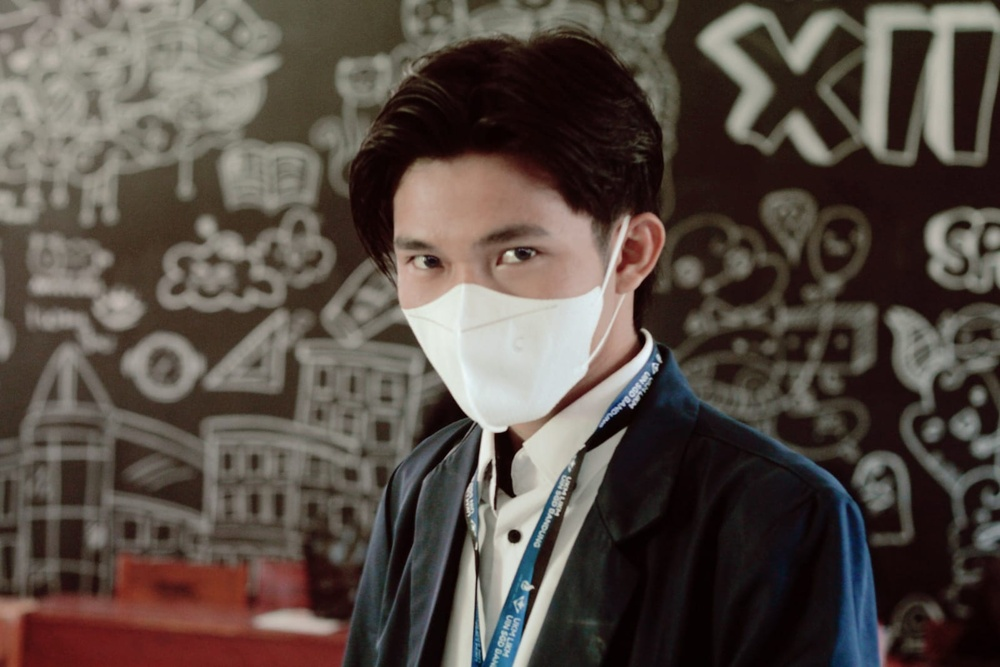
#> input picture ilham.jpg, 1000 x 667 px, shrunk from 1599 x 1066 before the run
$ jupyter execute 'Filter Median.ipynb'   (shell and % lines are left out)
#> lines starting #> are read from the running program, lines starting #| are printed output that depends on the picture
[cell 1]
import matplotlib.pyplot as plt #grafik

from skimage import data  #menggunakan modul data yang disediakan oleh pustaka skimage
from skimage.io import imread#untuk membaca gambar dari file ke dalam bentuk array NumPy
from skimage.color import rgb2gray #untuk mengimpor fungsi rgb2gray dari modul color dalam pustaka skimage (scikit-image)
import numpy as np#data dalam bentuk array

import cv2#mengimpor gambar

[cell 2]
citra1 = imread(fname="ilham.jpg")#membaca gambar
#> citra1 is the input picture: shape (667, 1000, 3); mean R, G, B 87.1, 76.7, 69.8
citra1 = cv2.cvtColor(citra1,cv2.COLOR_RGB2GRAY)#untuk mengubah citra citra1 dari skala warna RGB menjadi skala abu-abu (grayscale)
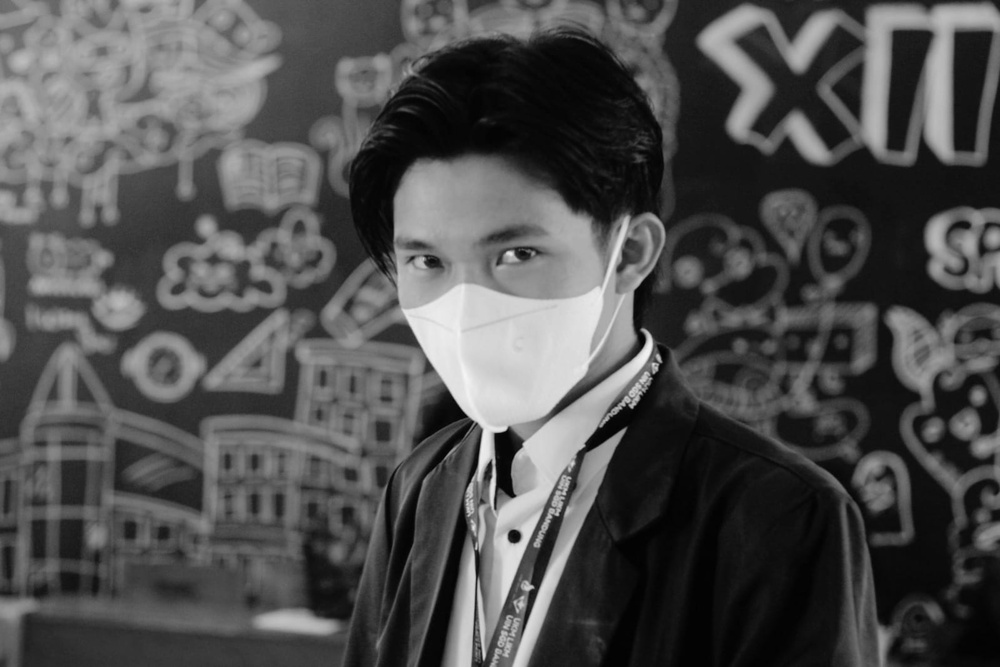
#> citra1: shape (667, 1000); min 1, max 245, mean 79.1
citra2 = imread(fname="maulana.jpg")#membaca gambar
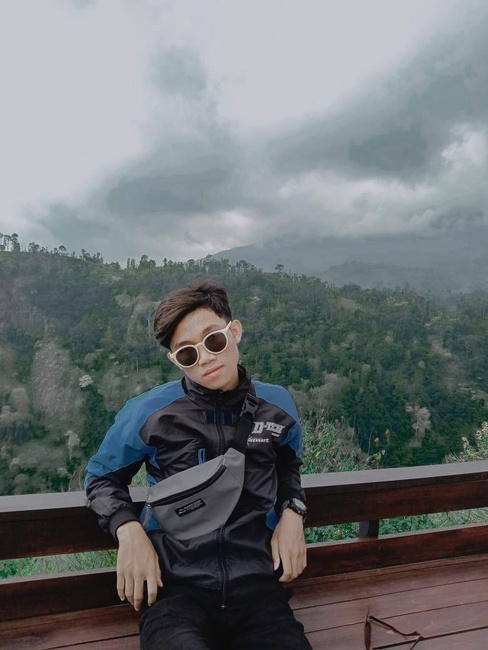
#> input picture maulana.jpg, 488 x 650 px, shrunk from 780 x 1040 before the run
#> citra2 is the input picture: shape (650, 488, 3); mean R, G, B 108.4, 113.3, 114.6
citra2 = cv2.cvtColor(citra2,cv2.COLOR_RGB2GRAY)#untuk mengubah citra citra1 dari skala warna RGB menjadi skala abu-abu (grayscale)
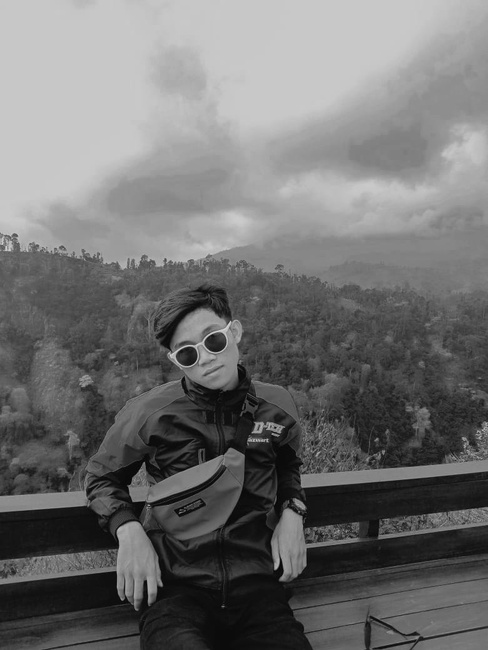
#> citra2: shape (650, 488); min 0, max 213, mean 112


#untuk mencetak (menampilkan) informasi tentang dimensi (jumlah baris dan kolom) citra
print('Shape citra 1 : ', citra1.shape)
#| Shape citra 1 :  (667, 1000)
print('Shape citra 1 : ', citra2.shape)
#| Shape citra 1 :  (650, 488)

fig, axes = plt.subplots(1, 2, figsize=(10, 10))#untuk membuat objek gambar (figure) dan objek sumbu (axes) dalam bentuk grid dengan 1 baris dan 2 kolom, dengan ukuran (dimensi) gambar sebesar 10x10 inci.
ax = axes.ravel()#untuk meratakan (flatten) objek array

ax[0].imshow(citra1, cmap = 'gray')#Citra ditampilkan dalam skala abu-abu (grayscale)
ax[0].set_title("Citra 1")# judul
ax[1].imshow(citra2, cmap = 'gray')#Citra ditampilkan dalam skala abu-abu (grayscale)
ax[1].set_title("Citra 2")# judul
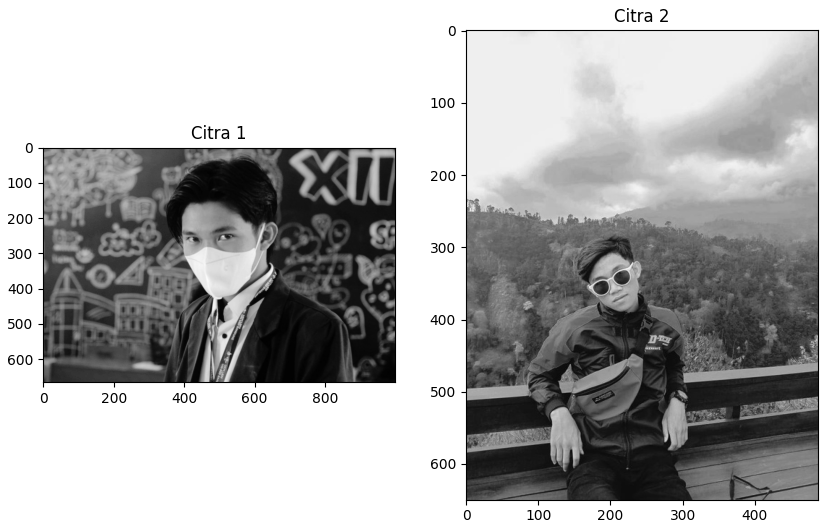
#> figure drawn by matplotlib, 2 panels

[cell 3]
#untuk membuat salinan citra
copyCitra1 = citra1.copy()
copyCitra2 = citra2.copy()

m1,n1 = copyCitra1.shape#untuk mengambil dimensi (jumlah baris dan kolom) dari citra dan menyimpannya dalam variabel m1 dan n1
#> m1 = 667; n1 = 1000
output1 = np.empty([m1, n1])#untuk membuat array kosong dengan dimensi [m1, n1] menggunakan fungsi empty() dari modul NumPy

m2,n2 = copyCitra2.shape#untuk mengambil dimensi (jumlah baris dan kolom) dari citra
#> m2 = 650; n2 = 488
output2 = np.empty([m2, n2])#untuk membuat array kosong dengan dimensi [m1, n1] menggunakan fungsi empty() dari modul NumPy
print('Shape copy citra 1 : ', copyCitra1.shape)#untuk mencetak (menampilkan) informasi tentang dimensi (jumlah baris dan kolom) dari citra salinan
#| Shape copy citra 1 :  (667, 1000)
print('Shape output citra 1 : ', output1.shape)
#| Shape output citra 1 :  (667, 1000)

# untuk mencetak (menampilkan) nilai dari variabel
print('m1 : ',m1)
#| m1 :  667
print('n1 : ',n1)
#| n1 :  1000
print()

print('Shape copy citra 2 : ', copyCitra2.shape)#untuk mencetak (menampilkan) informasi tentang dimensi (jumlah baris dan kolom) dari citra salinan
#| Shape copy citra 2 :  (650, 488)
print('Shape output citra 3 : ', output2.shape)
#| Shape output citra 3 :  (650, 488)
# untuk mencetak (menampilkan) nilai dari variabel
print('m2 : ',m2)
#| m2 :  650
print('n2 : ',n2)
#| n2 :  488
print()

[cell 4]
for baris in range(0, m1-1): # untuk melakukan iterasi (perulangan) pada range nilai dari 0 hingga m1-1, di mana m1 adalah jumlah baris citra
    for kolom in range(0, n1-1):# untuk melakukan iterasi (perulangan) pada range nilai dari 0 hingga m1-1, di mana m1 adalah jumlah kolom citra
        a1 = baris
        b1 = kolom
        #untuk membuat sebuah array NumPy dengan elemen-elemen yang terdiri dari piksel-piksel pada posisi tertentu dalam citra
        dataA = [copyCitra1[a1-1, b1-1], copyCitra1[a1-1, b1], copyCitra1[a1-1, b1+1], \
              copyCitra1[a1, b1-1], copyCitra1[a1, b1], copyCitra1[a1, b1+1], \
              copyCitra1[a1+1, b1-1], copyCitra1[a1+1, b1], copyCitra1[a1+1, b1+1]]


        for i in range(1, 8): #digunakan untuk melakukan iterasi (perulangan) pada range nilai dari 1 hingga 7.
            for j in range(i, 9):
                if dataA[i] > dataA[j]:
                    tmpA = dataA[i];
                    dataA[i] = dataA[j]; #untuk mengganti nilai elemen
                    dataA[j]= tmpA;

        output1[a1, b1] = dataA[5]
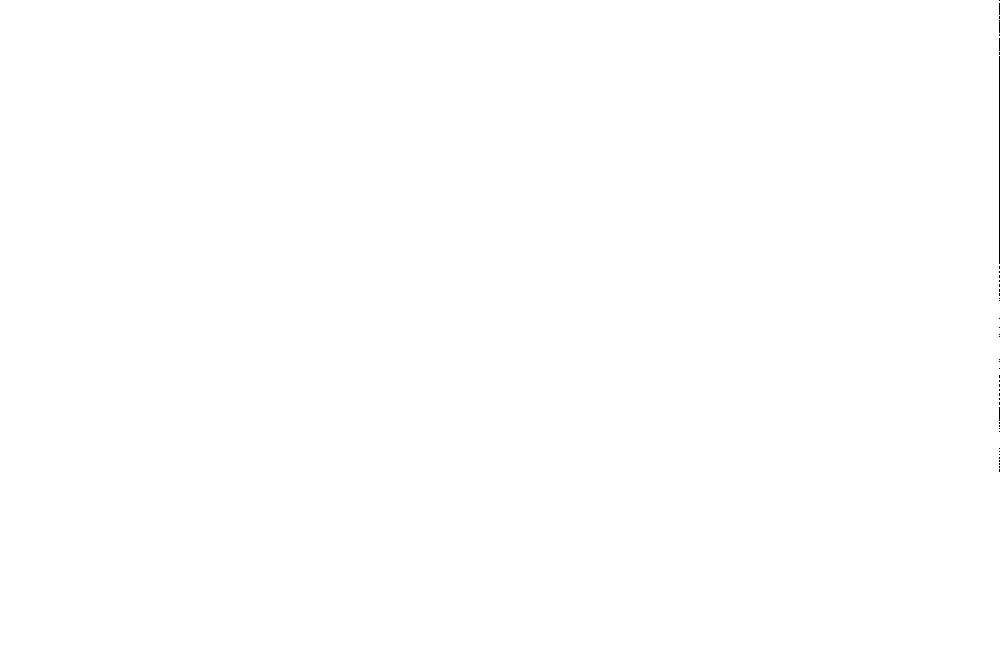
#> output1: shape (667, 1000) float64; 0.05% of the values are NaN or infinite; the others: min -8.67e+307, max 8.32e+286, mean -2.14e+302; drawn with min black, max white, NaN and infinite black

[cell 5]
for baris in range(0, m2-1):#untuk melakukan iterasi (perulangan) pada range nilai dari 0 hingga m2-1, di mana m2 adalah jumlah baris citra
    for kolom in range(0, n2-1):
        a1 = baris
        b1 = kolom
        #ntuk membuat sebuah array dataA dengan elemen-elemen yang terdiri dari nilai piksel pada posisi tertentu dalam citra
        dataA = [copyCitra2[a1-1, b1-1], copyCitra2[a1-1, b1], copyCitra2[a1-1, b1+1], \
              copyCitra2[a1, b1-1], copyCitra2[a1, b1], copyCitra2[a1, b1+1], \
              copyCitra2[a1+1, b1-1], copyCitra2[a1+1, b1], copyCitra2[a1+1, b1+1]]

        # Urutkan
        for i in range(1, 8):
            for j in range(i, 9):
                if dataA[i] > dataA[j]:
                    tmpA = dataA[i];
                    dataA[i] = dataA[j];
                    dataA[j]= tmpA;

        output2[a1, b1] = dataA[5]

[cell 6]
fig, axes = plt.subplots(2, 2, figsize=(10, 10))#untuk membuat objek gambar (figure) dan objek sumbu (axes) dalam bentuk grid dengan 2 baris dan 2 kolom, dengan ukuran (dimensi) gambar sebesar 10x10 inci
ax = axes.ravel()#untuk meratakan (flatten) objek array

ax[0].imshow(citra1, cmap = 'gray')#untuk menampilkan citra citra1 pada sumbu (axis) dengan indeks 0 dari objek axes
ax[0].set_title("Input Citra 1")

ax[1].imshow(citra2, cmap = 'gray')#untuk menampilkan citra citra1 pada sumbu (axis) dengan indeks 0 dari objek axes
ax[1].set_title("Input Citra 1")

ax[2].imshow(output1, cmap = 'gray')#untuk menampilkan citra citra1 pada sumbu (axis) dengan indeks 0 dari objek axes
ax[2].set_title("Output Citra 1")

ax[3].imshow(output2, cmap = 'gray')#untuk menampilkan citra citra1 pada sumbu (axis) dengan indeks 0 dari objek axesS
ax[3].set_title("Output Citra 2")
